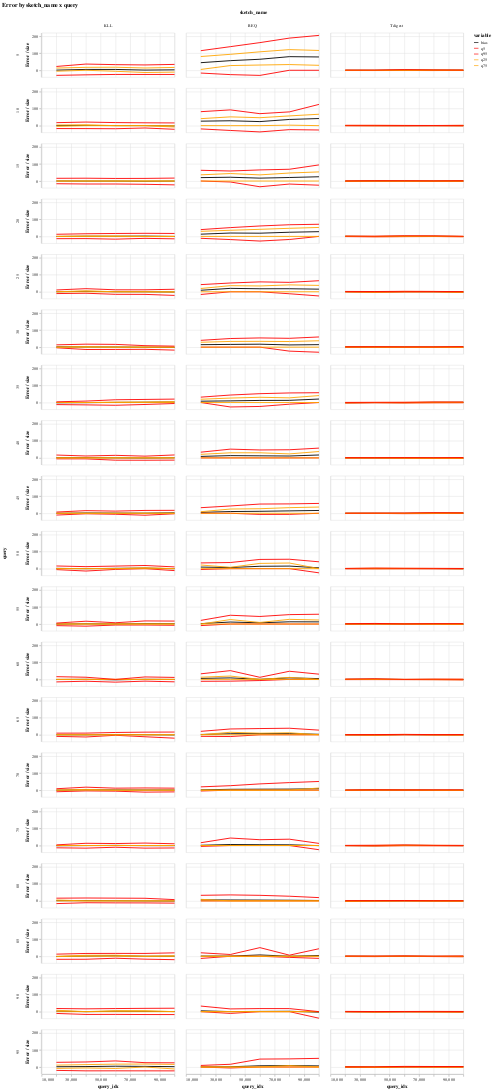

The notebook cell saved with this chart:
### Code cell
(chart, aggdat) = plotExperimentResults(dat, x='query_idx', column='sketch_name', row='query', 
                                        normalize_by='sketch_size', normalize_by_sqrt=False)
chart.configure_view(continuousWidth=300,continuousHeight=100)

### Figure 1 — Vega-Lite specification as saved in the notebook (floating-point values rounded to 4 significant figures; data arrays with more than 128 entries replaced by an {"elided": "..."} marker saying what was removed)
{"config": {"view": {"continuousWidth": 300, "continuousHeight": 100}}, "data": {"name": "data-98a4b825c58f6a0c3053bfdde752e1a4"}, "facet": {"column": {"type": "nominal", "field": "sketch_name"}, "row": {"type": "quantitative", "field": "query"}}, "spec": {"mark": "line", "encoding": {"color": {"type": "nominal", "field": "variable", "scale": {"domain": ["bias", "q5", "q95", "q25", "q75"], "range": ["black", "red", "red", "orange", "orange"]}}, "detail": {"type": "nominal", "field": "variable"}, "x": {"type": "quantitative", "field": "query_idx"}, "y": {"type": "quantitative", "axis": {"title": "Error / size"}, "field": "value"}}}, "title": "Error by sketch_name x query", "$schema": "https://vega.github.io/schema/vega-lite/v4.8.1.json", "datasets": {"data-98a4b825c58f6a0c3053bfdde752e1a4": {"elided": "1710 records"}}}
